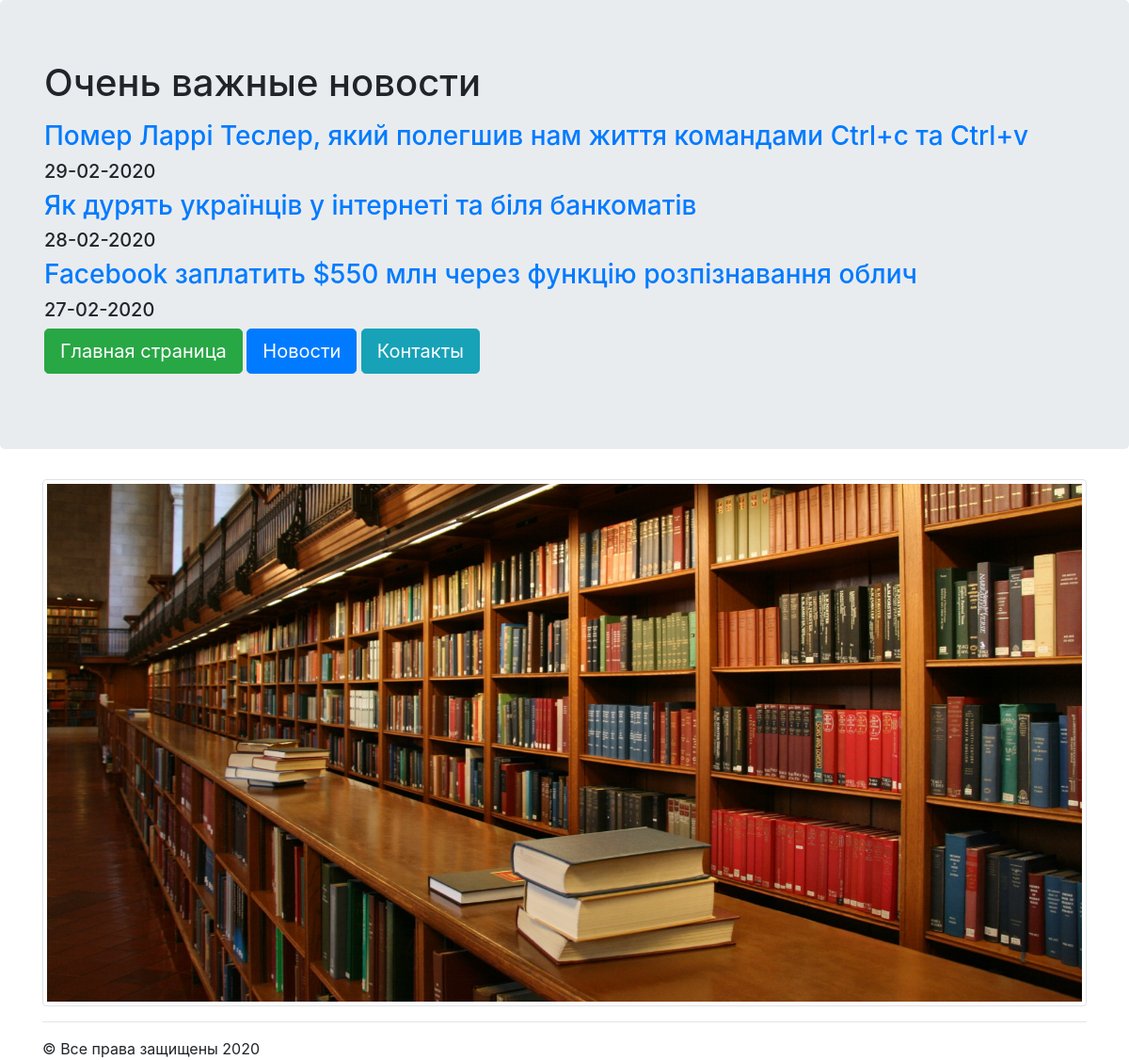
Page /news/ on the committed database.
### news/models.py (models this page shows, shortened)
class Articles(models.Model):
    title = models.CharField(max_length=256)
    post = models.TextField()
    date = models.DateTimeField()

### news/templates/news/posts.html
{% extends "mainApp/wrapper.html" %}
{% block content %}
    {% for post in object_list %}
        <a href="/news/{{ post.id }}"> <h3>{{ post.title }}</h3></a>
        <h5>{{ post.date|date:"d-m-Y" }}</h5>
    {% endfor %}
{% endblock %}

### rows in the picture
Articles: title "Помер Ларрі Теслер, який полегшив нам життя командами Сtrl+c та Сtrl+v", date "29-02-2020"
Articles: title "Як дурять українців у інтернеті та біля банкоматів", date "28-02-2020"
Articles: title "Facebook заплатить $550 млн через функцію розпізнавання облич", date "27-02-2020"
